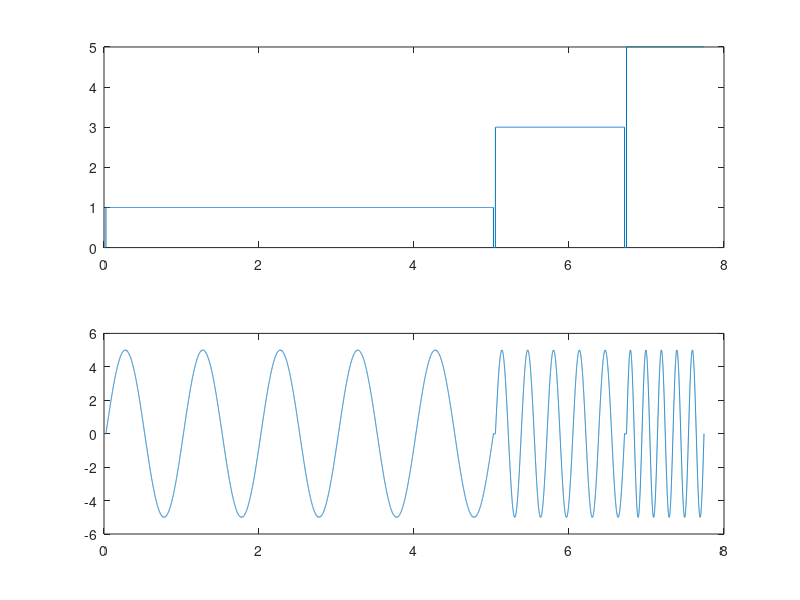

Write MATLAB code to recreate this figure. (Note: this script raises an error after producing the figure.)
%% Create the signal 
clear all; close all; clc;

ff_max = 6;
Amp = 5;
dt = 1/4000;
uu = [];
ffVec = [];
for ff=1:2:ff_max
    T = 1/ff;
    tmp = Amp*sin(2*pi*ff*(0:dt:(5*T)));
    ffVec = [ffVec zeros(1,100) ff*ones(1,size(tmp,2))];  
    uu = [uu zeros(1,100) tmp];    
end
tt = dt * (0:size(uu,2)-1);

subplot(2,1,1);
plot(tt, ffVec)
subplot(2,1,2); 
plot(tt, uu)

%% Create the plant + simulate the response + Add some noise
s = tf('s');

yy = lsim(((100*2*pi)^2/(s^2+0.707*(100*2*pi)*s+(100*2*pi)^2)), uu, tt);
yy = awgn(yy,10,'measured'); % Add gaussian noise

% Filter using the frequency we know we recorded (Using filtfilt to not affect the phase)
wn = 1*2*pi;
BF = s*wn^2/(s+wn)^2;
BF_dig = c2d(BF, dt);
yy_filt = filtfilt(BF_dig.Numerator{:}, BF_dig.Denominator{:}, yy);

subplot(2,1,1);
plot(tt, yy);
subplot(2,1,2); 
plot(tt, yy_filt)